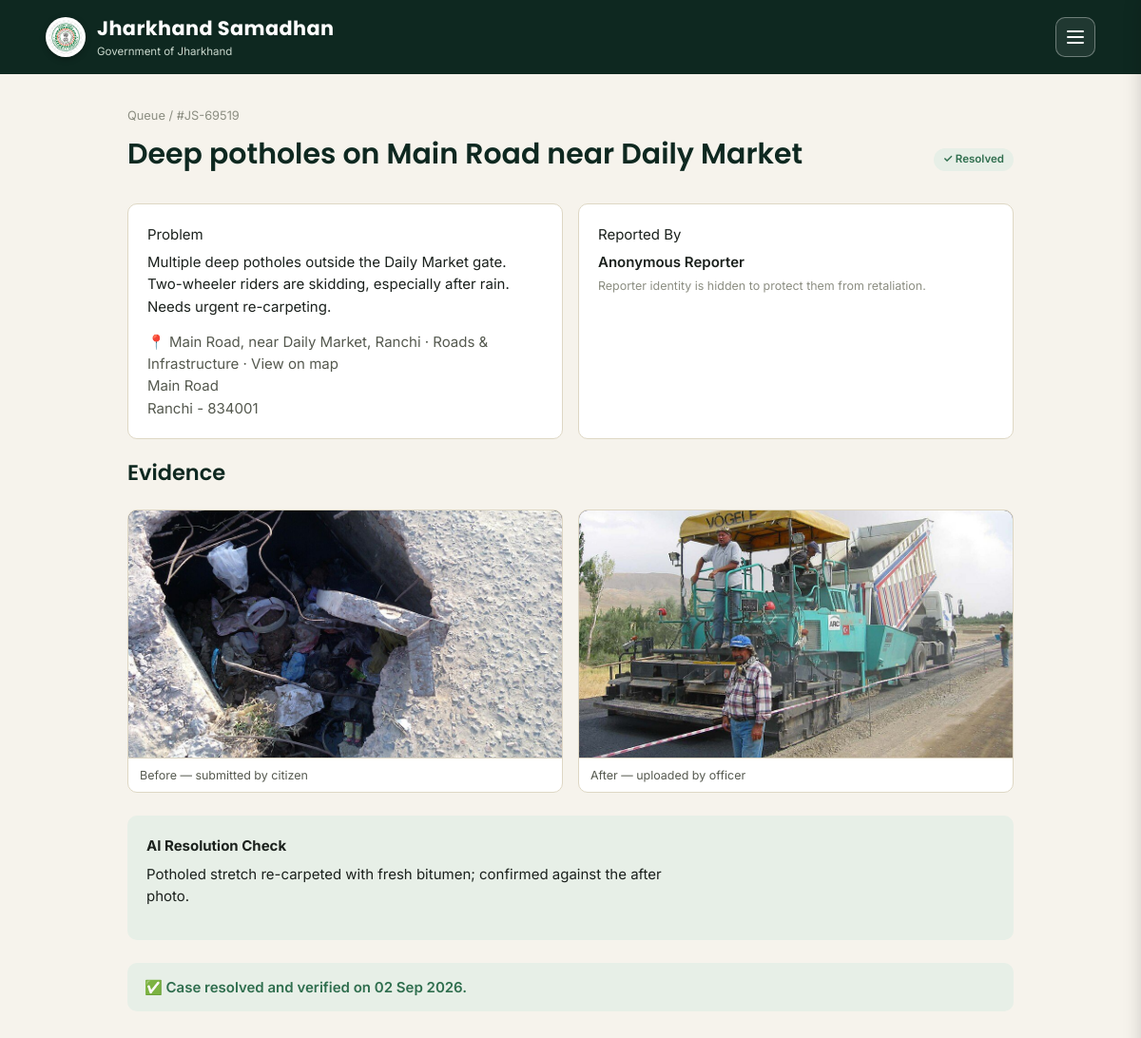
/officer/complaint/JS-69519 (signed in), run on the app's committed database.
### tables this page shows
CREATE TABLE complaints (
    id INTEGER PRIMARY KEY AUTOINCREMENT,
    code TEXT UNIQUE NOT NULL,
    title TEXT NOT NULL,
    description TEXT NOT NULL,
    category TEXT NOT NULL,
    district TEXT NOT NULL,
    location_text TEXT,
    photo_filename TEXT,
    is_photo_video INTEGER DEFAULT 0,
    citizen_id INTEGER NOT NULL,
    officer_id INTEGER,
    status TEXT NOT NULL DEFAULT 'Submitted',
    ai_confidence INTEGER,
    ai_note TEXT,
    accepted_at TEXT,
    deadline TEXT,
    resolution_filename TEXT,
    resolution_confidence REAL,
    resolution_note TEXT,
    resolved_at TEXT,
    created_at TEXT NOT NULL, latitude REAL, longitude REAL, image_metadata TEXT, image_taken_at TEXT, image_latitude REAL, image_longitude REAL, location_address TEXT, location_city TEXT, location_state TEXT, pincode TEXT, ai_detail TEXT,
    FOREIGN KEY(citizen_id) REFERENCES users(id),
    FOREIGN KEY(officer_id) REFERENCES users(id)
);

### app.py (the view)
@app.route("/officer/complaint/<code>")
@role_required("officer")
def officer_complaint(code):
    conn = db.get_db()
    row = db.get_complaint_row(conn, code=code)
    if row is None:
        abort(404)
    complaint = db.hydrate_complaint(conn, row, with_relations=True)
    return render_template("officer_complaint.html", c=complaint)

### app.py (called while the page is built)
@app.teardown_appcontext
def _close_db(exception):
    db.close_db(exception)

@app.before_request
def load_current_user():
    user_id = session.get("user_id")
    g.current_user = db.hydrate_user(db.get_user_by_id(db.get_db(), user_id)) if user_id else None
    g.lang = session.get("lang", i18n.DEFAULT_LANG)
    if g.lang not in i18n.LANGUAGE_CODES:
        g.lang = i18n.DEFAULT_LANG

@app.context_processor
def inject_current_user():
    return {
        "current_user": g.get("current_user"),
        "LANGUAGES": i18n.LANGUAGES,
        "current_lang_code": g.get("lang", i18n.DEFAULT_LANG),
    }

def profile_photo_url(user):
    photo = getattr(user, "profile_photo", None)
    if photo:
        return url_for("static", filename="profile/" + photo)
    email = (getattr(user, "email", "") or "").strip().lower()
    if not email:
        return None
    digest = hashlib.md5(email.encode("utf-8")).hexdigest()
    return f"https://www.gravatar.com/avatar/{digest}?d=identicon&s=128"

def role_required(*roles):
    def decorator(fn):
        @wraps(fn)
        def wrapper(*args, **kwargs):
            if g.current_user is None:
                flash("Please log in to continue.", "error")
                return redirect(url_for("landing"))
            if g.current_user.role not in roles:
                abort(403)
            return fn(*args, **kwargs)
        return wrapper
    return decorator

### db.py (called while the page is built)
def get_db():
    if "db" not in g:
        g.db = sqlite3.connect(DB_PATH)
        g.db.row_factory = sqlite3.Row
        g.db.execute("PRAGMA foreign_keys = ON")
    return g.db

def _parse_dt(s):
    return datetime.fromisoformat(s) if s else None

def _now():
    return datetime.utcnow()

def hydrate_user(row):
    if row is None:
        return None
    d = dict(row)
    ns = SimpleNamespace(**d)
    ns.created_at = _parse_dt(d.get("created_at"))
    return ns

def hydrate_log(row):
    d = dict(row)
    ns = SimpleNamespace(**d)
    ns.timestamp = _parse_dt(d["timestamp"])
    return ns

def get_user_by_id(conn, user_id):
    if user_id is None:
        return None
    return conn.execute("SELECT * FROM users WHERE id=?", (user_id,)).fetchone()

def get_complaint_row(conn, complaint_id=None, code=None):
    if code is not None:
        return conn.execute("SELECT * FROM complaints WHERE code=?", (code,)).fetchone()
    return conn.execute("SELECT * FROM complaints WHERE id=?", (complaint_id,)).fetchone()

### i18n.py (called while the page is built)
def current_lang():
    return getattr(g, "lang", DEFAULT_LANG)

### templates/officer_complaint.html (shortened to what this page needs)
{% extends "app_base.html" %}
{% import "macros.html" as m %}
{% block content %}
<div class="crumb"><a href="{{ url_for('officer_dashboard') }}">{{ t('nav_queue') }}</a> / #{{ c.code }}</div>
<div class="topbar">
  <h1>{{ tr_text(c.title) }}</h1>
  {{ m.status_badge(c) }}
</div>
<div class="grid grid-2" style="margin-bottom:22px;">
  <div class="card">
    <div class="id">{{ t('problem_section') }}</div>
    <p style="margin:6px 0 14px;">{{ tr_text(c.description) }}</p>
    <div class="meta" style="color:var(--ink-soft);">📍 {{ c.location_text or '—' }}, {{ dist_label(c.district) }} · {{ cat_label(c.category) }}{% if c.latitude is not none and c.longitude is not none %} · <a href="https://www.openstreetmap.org/?mlat={{ c.latitude }}&amp;mlon={{ c.longitude }}#map=18/{{ c.latitude }}/{{ c.longitude }}" target="_blank" rel="noopener">View on map</a>{% endif %}{% if c.location_address %}<br>{{ c.location_address }}{% endif %}{% if c.location_city or c.pincode %}<br>{{ c.location_city or '' }}{% if c.pincode %} - {{ c.pincode }}{% endif %}{% endif %}</div>
  </div>
  <div class="card">
    <div class="id">{{ t('reported_by_section') }}</div>
    <p style="margin:6px 0 0; font-weight:600;">{{ t('anonymous_reporter') }}</p>
    <p class="hint" style="margin:4px 0 0;">{{ t('anon_reporter_hint') }}</p>
  </div>
</div>
<div class="section-title"><h2>{{ t('evidence_section') }}</h2></div>
<div class="evidence-pair" style="margin-bottom:24px;">
  <div class="evidence-box">
    {% if c.is_photo_video %}
      <video src="{{ url_for('uploaded_file', filename=c.photo_filename) }}" controls></video>
    {% else %}
      <img src="{{ url_for('uploaded_file', filename=c.photo_filename) }}" alt="Before evidence">
    {% endif %}
    <div class="cap">{{ t('evidence_before') }}</div>
  </div>
  {% if c.resolution_filename %}
  <div class="evidence-box">
    <img src="{{ url_for('uploaded_file', filename=c.resolution_filename) }}" alt="After evidence">
    <div class="cap">{{ t('evidence_after_officer') }}</div>
  </div>
  {% endif %}
</div>
{% if c.resolution_note %}
<div class="card" style="margin-bottom:24px; background:var(--sal-light); border:none;">
  <strong>{{ t('ai_resolution_check') }}</strong>
  <p style="margin-top:6px;">{{ c.resolution_note }}{% if c.resolution_confidence is not none %} ({{ t('change_score') }}: {{ c.resolution_confidence }}/100){% endif %}</p>
</div>
{% endif %}
{% if c.status in ['Pending Officer Review', 'AI Verified'] %}
<div class="card" style="max-width:520px;">
  <h3>{{ t('take_action') }}</h3>
  <form method="POST" action="{{ url_for('officer_accept', code=c.code) }}" style="margin-bottom:14px;">
    <button type="submit" class="btn btn-primary btn-block">
      {{ t('btn_accept_begin') if c.status == 'AI Verified' else t('btn_verify_accept') }}
    </button>
  </form>
  <form method="POST" action="{{ url_for('officer_reject', code=c.code) }}">
    <label for="reason">{{ t('rejection_reason_label') }}</label>
    <textarea id="reason" name="reason" placeholder="{{ t('rejection_reason_ph') }}"></textarea>
    <button type="submit" class="btn btn-red btn-block" style="margin-top:10px;">{{ t('btn_reject') }}</button>
  </form>
</div>
{% elif c.status == 'Resolved' %}
<div class="banner banner-ok">{{ t('case_resolved_on', date=c.resolved_at.strftime('%d %b %Y')) }}</div>
{% elif c.status == 'Rejected' %}
<div class="banner banner-danger">{{ t('case_rejected') }}</div>
{% endif %}
{% endblock %}

### static/css/style.css (style rules this page uses)
:root { --forest: #163B2E; --forest-deep: #0E2820; --sal: #2F6E4E; --sal-light: #E7EFE7; --amber: #C4832A; --amber-light: #F5E6CE; --teal: #0E7C7B; --teal-light: #DFF1F0; --red: #A83A2C; --red-light: #F6E2DE; --blue: #2E5AA8; --blue-light: #E3E9F7; --paper: #F6F3EC; --card: #FFFFFF; --line: #DED7C4; --ink: #1B211D; --ink-soft: #55594F; --ink-faint: #8C8E82; --radius-s: 6px; --radius-m: 10px; --radius-l: 16px; --shadow: 0 1px 2px rgba(22,59,46,0.06), 0 4px 16px rgba(22,59,46,0.05); --font-head: 'Poppins', 'Segoe UI', sans-serif; --font-body: 'Inter', 'Segoe UI', sans-serif; }
* { box-sizing: border-box; }
html,body { margin:0; padding:0; }
body { background: var(--paper); color: var(--ink); font-family: var(--font-body); font-size: 15px; line-height:1.55; -webkit-font-smoothing: antialiased; }
h1,h2,h3,h4 { font-family: var(--font-head); color: var(--forest-deep); line-height:1.2; margin:0 0 .4em 0; font-weight:600; }
a { color:inherit; text-decoration:none; }
p { margin:0 0 1em 0; max-width:62ch; }
.section-title { display:flex; align-items:baseline; justify-content:space-between; margin-bottom:16px; }
.crumb { font-size:.8rem; color:var(--ink-faint); margin-bottom:12px; }
.topbar { display:flex; justify-content:space-between; align-items:center; margin-bottom:22px; flex-wrap:wrap; gap:10px; }
.card { background:var(--card); border:1px solid var(--line); border-radius:var(--radius-m); padding:20px; }
.grid { display:grid; gap:16px; }
.grid-2 { grid-template-columns:repeat(2,1fr); }
.hint { font-size:.78rem; color:var(--ink-faint); margin-top:4px; }
.banner { display:flex; align-items:center; gap:12px; border-radius:var(--radius-m); padding:14px 18px; margin-bottom:20px; font-weight:600; }
.banner-ok { background:var(--sal-light); color:var(--sal); }
.evidence-pair { display:grid; grid-template-columns:1fr 1fr; gap:16px; }
.evidence-box { border:1px solid var(--line); border-radius:var(--radius-m); overflow:hidden; background:#fff; }
.evidence-box img, .evidence-box video { width:100%; display:block; max-height:260px; object-fit:cover; background:#111; }
.evidence-box .cap { padding:8px 12px; font-size:.78rem; color:var(--ink-soft); border-top:1px solid var(--line); }

### data on the page
complaints: code "JS-69519", title "Deep potholes on Main Road near Daily Market", description "Multiple deep potholes outside the Daily Market gate. Two-wheeler riders are skidding, especially after rain. Needs urgent re-carpeting.", location_text "Main Road, near Daily Market", district "Ranchi", category "Roads & Infrastructure", location_address "Main Road", location_city "Ranchi", pincode "834001", photo_filename (picture), resolution_filename (picture), resolution_note "Potholed stretch re-carpeted with fresh bitumen; confirmed against the after photo."

### other printed values
{{ t('app_name') }} "Jharkhand Samadhan"
{{ t('govt_of_jharkhand') }} "Government of Jharkhand"
{{ t('nav_queue') }} "Queue"
{{ t('status_resolved') }} "✓ Resolved"
{{ t('problem_section') }} "Problem"
{{ t('reported_by_section') }} "Reported By"
{{ t('anonymous_reporter') }} "Anonymous Reporter"
{{ t('anon_reporter_hint') }} "Reporter identity is hidden to protect them from retaliation."
{{ t('evidence_section') }} "Evidence"
{{ t('evidence_before') }} "Before — submitted by citizen"
{{ t('evidence_after_officer') }} "After — uploaded by officer"
{{ t('ai_resolution_check') }} "AI Resolution Check"
{{ t('case_resolved_on', date=c.resolved_at.strftime('%d %b %Y')) }} "✅ Case resolved and verified on 02 Sep 2026."
